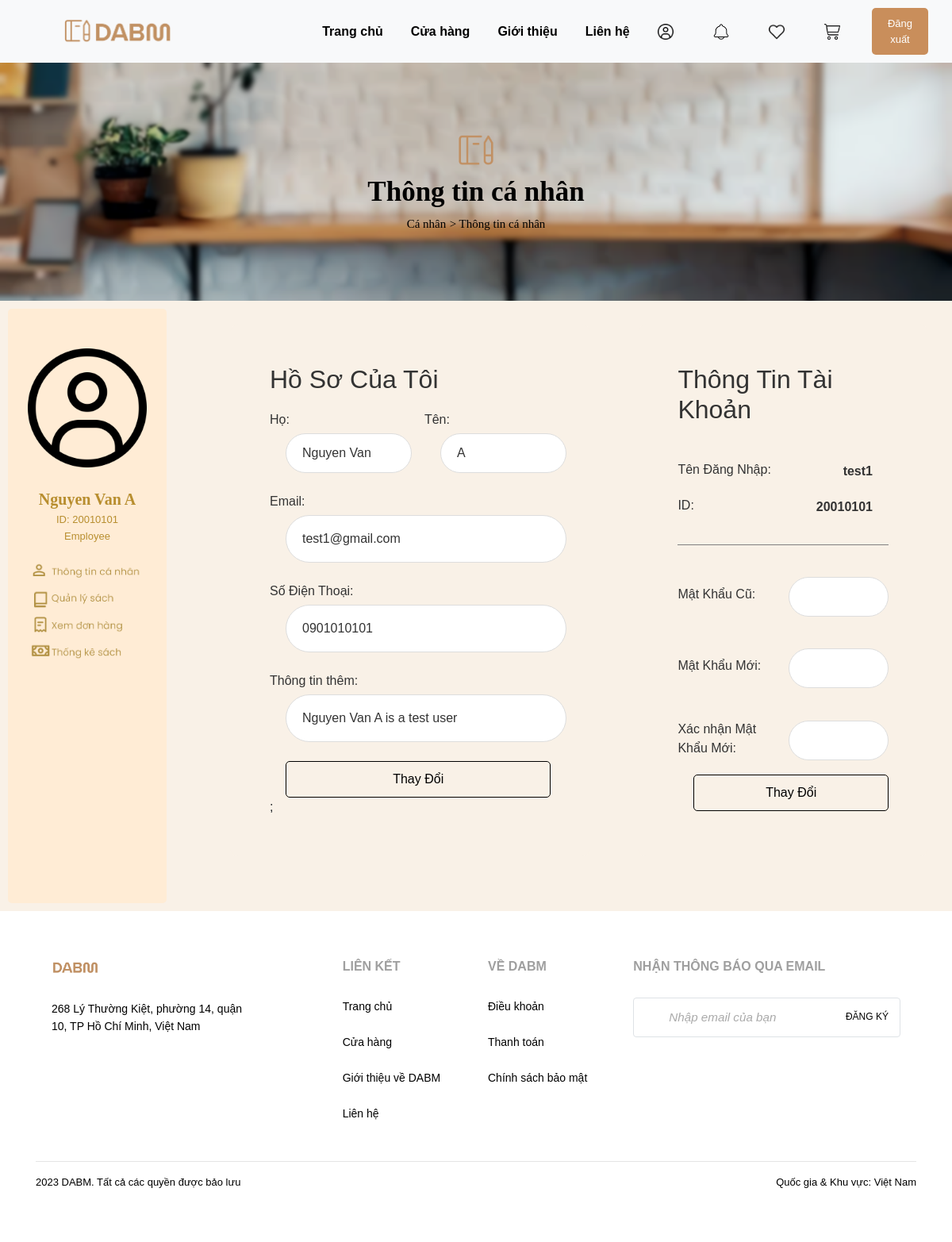
/user_employee.php (signed in), run on the app's committed database.
### tables this page shows
CREATE TABLE `user` (
  `ID` varchar(45) NOT NULL,
  `sur_name` varchar(45) DEFAULT NULL,
  `last_name` varchar(45) DEFAULT NULL,
  `phone_num` varchar(45) DEFAULT NULL,
  `email` varchar(45) DEFAULT NULL,
  `username` varchar(45) DEFAULT NULL,
  `password` varchar(45) DEFAULT NULL,
  `user_info` longtext DEFAULT NULL
);

### connection.php (called while the page is built, shortened)
<?php
if(!isset($_SESSION['user_id'])){
    header('location:homepage.php');
}
else{
    $con = require __DIR__ . "/database.php";
}
$id = $_SESSION['user_id'];
$query = "SELECT sur_name, last_name, phone_num, email, username, password, user_info
          FROM user
          WHERE ID = $id;";
$result = mysqli_query($con,$query);
$row = mysqli_fetch_assoc($result);
?>

### user_employee.php (the view, shortened to what this page needs)
<?php
include("connection.php");
?>
<!DOCTYPE html>
<html>
<head>
    <link rel="stylesheet" href="https://cdnjs.cloudflare.com/ajax/libs/twitter-bootstrap/4.1.3/css/bootstrap.min.css">
    <link rel="stylesheet" href="css/user.css">
    <link rel="stylesheet" href="css/header.css">
    <link rel="stylesheet" href="css/footer.css">
    <link rel="stylesheet" href="css/style_duong.css">
    <link rel="stylesheet" href="css/cover-box.css">
</head>
<body>
    <div class="header">
        <div class="header-left-section">
            <a href="index.html"><img class="header-logo" src="img/logo_DABM.png" alt="Logo"></a>
        </div>
        <div class="header-nav-links">
            <a href="./login_success.php">Trang chủ</a>
            <a href="./features_product_login.php">Cửa hàng</a>
            <a href="#">Giới thiệu</a>
            <a href="#">Liên hệ</a>
        </div>
        <div class="header-right-section">
            <a href="user_employee.php"><img class="header-icon" src="img/icon_user.png" alt="Icon 1"></a>
            <a href="#"><img class="header-icon" src="img/icon_news.png" alt="Icon 2"></a>
            <a href="#"><img class="header-icon" src="img/icon_heart.png" alt="Icon 3"></a>
            <a href="#"><img class="header-icon" src="img/icon_cart.png" alt="Icon 3"></a>
            <button class="header-login-button" onclick="redirectToLogout()">
                Đăng xuất
            </button>
        </div>
    </div>
    <div class="box">
        <img src="img/logo_DABM_3.png" alt="Home Icon" width="50px">
        <p class="box-text">Thông tin cá nhân</p>
        <div>
            <a href="user_employee.php">Cá nhân</a>
            <a href="user_employee.php">> Thông tin cá nhân</a>
        </div>
    </div>
    <div class="content">
    <div class="side-box">
            <a href="user_employee.php"><img class="side-box-avatar" src="img/icon_user.png" alt="User Avatar"></a>
            <br>
            <?php
                echo "<p style='font-family: Times New Roman, Times, serif; font-size: 20px; font-weight: bold; margin-bottom: 0; color: #B88E2F'>$row[sur_name] $row[last_name]</p>";
                echo "<p style='font-family: Arial, sans-serif; font-size: 13px; margin-bottom: 0; color: #B88E2F'>ID: $id</p>";
                if ($id == 00000001)
                {
                    echo "<p style='font-family: Arial, sans-serif; font-size: 13px; color: #B88E2F;'>Manager</p>";
                }
                else
                {
                    $query_ = "SELECT ID
                              FROM employee
                              WHERE ID = $id;";
                    $result_ = mysqli_query($con,$query_);
                    $count = mysqli_num_rows($result_);
                    if ($count == 1)
                    {
                        echo "<p style='font-family: Arial, sans-serif; font-size: 13px; color: #B88E2F;'>Employee</p>";
                    }
                    else
                    {
                        echo '<script>alert("You are not authorized to view this content.");</script>';
                        echo '<script>window.location.href = "user_member.php";</script>';
                        exit;
                        echo "<p style='font-family: Arial, sans-serif; font-size: 13px; color: #B88E2F;'>Customer</p>";
                    }
                }
            ?>
            <a href="user_employee.php"><img class="side-box-button" src="img/button_personal_info.png" alt="Button1"></a>
            <a href="list_of_book.php" ><img class="side-box-button" src="img/button_book_management.png" alt="Button1"></a>
            <a href="employee_order.php"><img class="side-box-button" src="img/button_check_receipt.png" alt="Button1"></a>
            <a href="book_statistic.php"><img class="side-box-last-button" src="img/button_book_logistics.png" alt="Button1"></a>
        </div>
        <div class="body-container">
            <div class="profile">
                <h2>Hồ Sơ Của Tôi</h2>
                <form method="POST" onsubmit="return confirmSubmit()" >
                    <div class="name">
                        <div>
                            <?php
                                echo "<label for='ho'>Họ:</label>";
                                echo "<input type='text' value='$row[sur_name]' id='ho' name='ho'>";
                            ?>
                        </div>
                        <div>
                            <?php
                                echo "<label for='ten'>Tên:</label>";
                                echo "<input type='text' value='$row[last_name]' id='ten' name='ten'>";
                            ?>
                        </div>
                    </div>
                    <br>
                    <?php
                        echo "<label for='email'>Email:</label>";
                        echo "<input type='email' value='$row[email]' id='email' name='email'><br>";
                        echo "<label for='phone'>Số Điện Thoại:</label>";
                        echo "<input type='tel' value='$row[phone_num]' id='phone' name='phone' pattern='0[0-9]{9,10}' title='Enter a valid phone number starting with 0 and followed by 9 to 10 digits' required><br>";
                        echo "<label for='info'>Thông tin thêm:</label>";
                        echo "<input type='info' value='$row[user_info]' id='info' name='info'><br>";
                        echo "<input type='submit' name='change1' value='Thay Đổi'>;"
                    ?>
                </form>
            </div>
            <div class="account-info" method="POST">
                <h2>Thông Tin Tài Khoản</h2><br>
                <form>
                    <div class="form-group">
                        <?php
                            echo "<label for='username'>Tên Đăng Nhập:</label>";
                            echo "<b>$row[username]</b>";
                        ?>
                    </div>
                    <div class="form-group">
                        <?php
                            echo "<label for='ID'>ID:</label>";
                            echo "<b>$id</b>";
                        ?>
                    </div>
                </form>
                <hr style="height:1px;border-width:0;color:gray;background-color:gray"><br>
                <form method="POST">
                    <div class="form-group">
                        <label for="old-password">Mật Khẩu Cũ:</label><br>
                        <input type="password" id="old-password" name="old-password"><br>
                    </div>
                    <br>
                    <div class="form-group">
                        <label for="new-password">Mật Khẩu Mới:</label><br>
                        <input type="password" id="new-password" name="new-password"><br>
                    </div>
                    <br>
                    <div class="form-group">
                        <label for="confirm-password">Xác nhận Mật Khẩu Mới:</label><br>
                        <input type="password" id="confirm-password" name="confirm-password"><br>
                    </div>
                    <input type="submit" name="change2" value="Thay Đổi">
                </form>
            </div>
        </div>
    </div>
    <div class="footer">
        <footer>
            <div class="container">
                <div class="row">
                    <div class="col-md-6 col-lg-4 item">
                        <h3><img class="footer-logo" src="img/logo_DABM_2.png" alt="Logo"></h3>
                        <ul>
                            <br>
                            <li>268 Lý Thường Kiệt, phường 14, quận</li>
                            <li>10, TP Hồ Chí Minh, Việt Nam</li>
                        </ul>
                    </div>
                    <div class="col-md-6 col-lg-2 item">
                        <h3>LIÊN KẾT</h3>
                        <ul>
                            <br>
                            <li><a href="#">Trang chủ</a></li>
                            <br>
                            <li><a href="#">Cửa hàng</a></li>
                            <br>
                            <li><a href="#">Giới thiệu về DABM</a></li>
                            <br>
                            <li><a href="#">Liên hệ</a></li>
                            <br>
                        </ul>
                    </div>
                    <div class="col-md-6 col-lg-2 item">
                        <h3>VỀ DABM</h3>
                        <ul>
                            <br>
                            <li><a href="#">Điều khoản</a></li>
                            <br>
                            <li><a href="#">Thanh toán</a></li>
                            <br>
                            <li><a href="#">Chính sách bảo mật</a></li>
                        </ul>
                    </div>
                    <div class="col-md-6 col-lg-4 item">
                        <h3>NHẬN THÔNG BÁO QUA EMAIL</h3>
                        <ul>
                            <br>
                            <div class="p-1 rounded border">
                                <div class="input-group">
                                    <input type="email" placeholder="Nhập email của bạn" class="form-control border-0 shadow-0">
                                    <div class="input-group-append">
                                        <a class="email_signup_button" href="index.html">ĐĂNG KÝ</a>
                                    </div>
                                </div>
                            </div>
                        </ul>
                    </div>
                </div>
                <hr>
                <p>
                    <div style="display: flex; justify-content: space-between; opacity:1; font-size:13px; margin-bottom:0;">
                    <div style="text-align: left;">2023 DABM. Tất cả các quyền được bảo lưu</div>
                    <div style="text-align: right;">Quốc gia & Khu vực: Việt Nam</div>
                </div></p>
            </div>
        </footer>
    </div>
</body>

### css/user.css (style rules this page uses)
body { font-family: Arial, sans-serif; margin: 0; padding: 0; background-color: #F9F1E7; display: flex; flex-direction: column; }
.content { display: flex; }
.body-container { display: flex; justify-content: center; align-items: stretch; height: 100%; margin-left: 50px; }
.profile, .account-info { background-color: #F9F1E7; border-radius: 10px; padding: 50px; margin: 30px; }
h2 { color: #333; margin-bottom: 20px; }
p { color: #666; line-height: 1.6; }
form { display: flex; flex-direction: column; }
b { color: #333; margin-right:20px; }
label { color: #333; margin-bottom: 5px; }
.name { display: flex; justify-content: space-between; }
.name div { width: 45%; }
input[type="text"], input[type="email"], input[type="tel"], input[type="password"], input[type="info"] { padding: 20px; border-radius: 40px; border: 1px solid #ddd; width: 100%; background-color: #ffffff; }
input[type="submit"] { padding: 10px 20px; background-color: #F9F1E7; color: black; border: 1px solid black; border-radius: 5px; cursor: pointer; }
.form-group { display: flex; justify-content: space-between; align-items: center; }
.form-group label, .form-group input { width: 45%; }

### css/header.css (style rules this page uses)
.header { display: flex; justify-content: space-between; align-items: center; padding: 10px; background-color: #f8f9fa; width: 100%; }
.header-left-section { display: flex; align-items: center; width: 30%; justify-content: flex-start; }
.header-right-section { display: flex; align-items: center; width: 30%; justify-content: flex-end; }
.header-logo { height: 35px; margin-left: 60px; }
.header-nav-links { display: flex; gap: 15px; justify-content: center; font-family: Arial, sans-serif; font-weight: 550; }
.header-nav-links a, .header-left-section a { text-decoration: none; color: black; margin-left: 10px; margin-right: 10px; }
.header-right-section a { text-decoration: none; font-weight: 500; color: #B37D4E; margin-left: 10px; margin-right: 10px; }
button { margin-right: 20px; background: transparent; border: 0; outline: 0; }
::placeholder { color: #555; }
.header-icon { width: 20px; height: 20px; margin-right: 30px; }
.header-login-button { padding: 10px 20px; background-color: #C98E5B; color: white; border: none; border-radius: 5px; cursor: pointer; font-size: 13px; margin-right: 20px; }
.row { display: flex; align-items: center; padding: 10px 20px; }
input { margin-left: 20px; flex: 1; height: 50px; background: transparent; border: 0; outline: 0; font-size: 18; color: #333; }

### css/footer.css (style rules this page uses)
.footer { padding:50px 0; color:#000000; background-color:#FFFFFF; width: 100%; }
.row { display: flex; align-items: flex-start; }
.footer-logo { height: 21px; margin-left: 0px; }
.footer h3 { color: #9F9F9F; font-weight:bold; font-size:16px; }
.footer ul { padding:0; list-style:none; line-height:1.6; font-size:14px; margin-bottom:0; }
.footer ul a { color:black; text-decoration:none; }
.form-control::placeholder { font-size: 0.95rem; color: #aaa; font-style: italic; }
.email_signup_button { padding: 10px 10px; background-color: #ffffff; color: white; border: none; border-radius: 5px; cursor: pointer; font-size: 12px; margin-right: 0px; }

### css/style_duong.css (style rules this page uses)
body { font-family: Arial, sans-serif; margin: 0; padding: 0; background-color: #F9F1E7; display: flex; flex-direction: column; }
.content { display: flex; }
.side-box { width: 200px; height: auto; background-color: #FFECD5; margin-left: 10px; margin-top: 10px; margin-bottom: 10px; border: none; border-radius: 5px; cursor: pointer; display: flex; flex-direction: column; align-items: center; }
.side-box a { color: black; text-decoration: none; }
.side-box-avatar { width: 150px; height: 150px; margin-top : 50px; }
.side-box-button { width : 200px; }
.side-box-last-button { width : 200px; margin-bottom: 300px; }

### css/cover-box.css (style rules this page uses)
.box { width: 100%; height: 300px; background-image: url("../img/banner_background.png"), linear-gradient(to bottom, rgba(255,255,255,0.5), rgba(255,255,255,0.5)); background-size: cover; display: flex; justify-content: center; align-items: center; flex-direction: column; }
.box a { font-family: 'EB Garamond'; font-size: 15px; color: #000000; text-decoration: none; }
.box-text { font-family: 'Times New Roman', Times, serif; font-size: 35px; font-weight: bold; color: #000000; margin-bottom: 0px; }

### data on the page
user: sur_name "Nguyen Van", last_name "A", ho "Nguyen Van", ten "A", email "test1@gmail.com", phone "0901010101", info "Nguyen Van A is a test user", username "test1"

### other printed values
$id "20010101"
